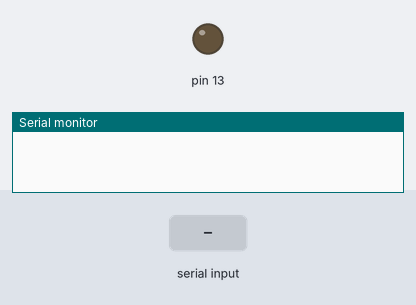
This sketch was run on a simulated Arduino Uno, built with avr-gcc and run on an emulated ATmega328P. On the bench: output pins drawn as LEDs (lit = HIGH), the last lines printed to the serial monitor. Inputs (shaded band) come from the test bench.

Above: at 1.2 s.
1.3 s: "1\n" received over Serial
At 2.2 s:
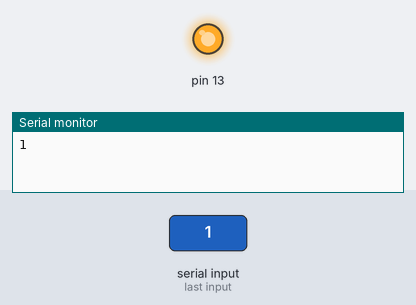
2.8 s: "2\n" received over Serial
At 3.4 s:
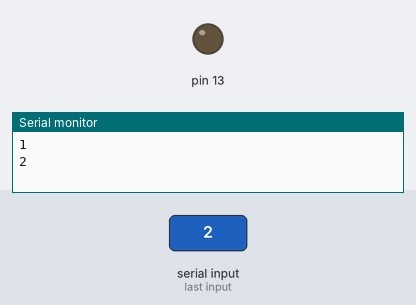
Timing chart, 0 to 5.8 s (numbered marks = the images above; inputs shaded):
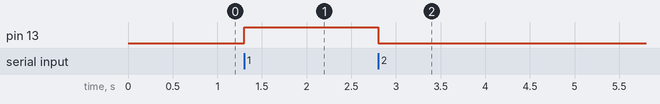

Measured:
- after the input at 1.3 s, pin 13: LOW → HIGH at once
- after the input at 2.8 s, pin 13: HIGH → LOW at once

The sketch:

led_bluetooth.ino
```cpp
char Incoming_value = 0;

void setup()
{
  Serial.begin(9600);
  pinMode(13, OUTPUT);
}

void loop()
{
  if(Serial.available() > 0)
  {
    Incoming_value = Serial.read();
    Serial.print(Incoming_value);
    Serial.print("\n");
    if(Incoming_value == '1')
      digitalWrite(13, HIGH);
    else if(Incoming_value == '2')
      digitalWrite(13, LOW);
  }
}
```
